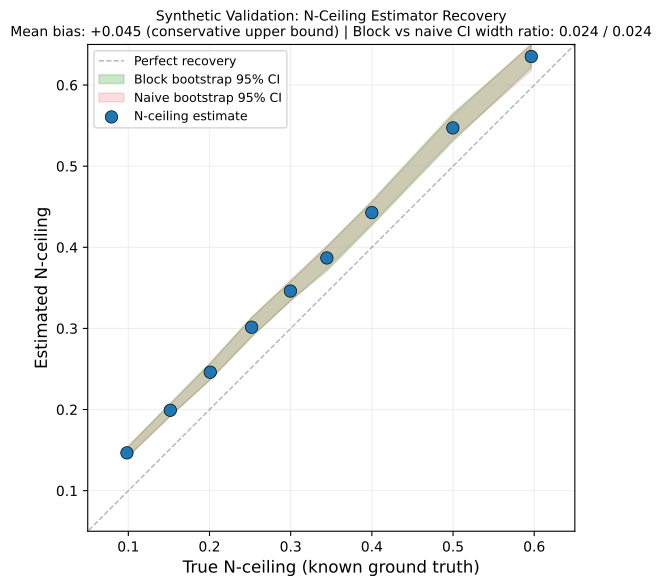

Write the Python code that produced this figure.
"""Figure 8: Synthetic N-ceiling validation.

Generates synthetic datasets with KNOWN ground-truth noise levels,
runs 3 model families, estimates N-ceiling with block bootstrap,
verifies CI contains truth.

Plot: estimated N-ceiling vs true N-ceiling with 95% CI bands.
Also: naive bootstrap CI for comparison (too narrow).
"""

import numpy as np
import matplotlib.pyplot as plt
from pathlib import Path
from sklearn.linear_model import Ridge
from sklearn.ensemble import GradientBoostingRegressor
from sklearn.neural_network import MLPRegressor
from sklearn.model_selection import KFold

OUTPUT = Path(__file__).parent / "fig8_synthetic_nceiling_validation.pdf"

N_SAMPLES = 10000
N_FEATURES = 32
N_BOOTSTRAP = 500
N_BLOCKS = 50  # synthetic "states"
SEED = 42


def generate_synthetic(n, d, noise_fraction, seed=42):
    """Generate synthetic data with known noise fraction.

    y = f(X) + epsilon, where Var(epsilon)/Var(y) = noise_fraction.
    """
    rng = np.random.RandomState(seed)

    # Correlated features
    cov = np.eye(d)
    for i in range(d):
        for j in range(d):
            if i != j:
                cov[i, j] = 0.3 ** abs(i - j)
    X = rng.multivariate_normal(np.zeros(d), cov, size=n)

    # Nonlinear signal: uses first 8 features
    signal = (
        2.0 * X[:, 0]
        + 1.5 * X[:, 1] ** 2
        - 1.0 * X[:, 2] * X[:, 3]
        + 0.8 * np.sin(X[:, 4] * np.pi)
        + 0.5 * X[:, 5]
        - 0.3 * X[:, 6] ** 3
        + 0.2 * np.abs(X[:, 7])
    )

    signal_var = np.var(signal)
    # noise_fraction = Var(eps) / Var(y) = Var(eps) / (Var(signal) + Var(eps))
    # So Var(eps) = noise_fraction * Var(signal) / (1 - noise_fraction)
    noise_var = noise_fraction * signal_var / (1 - noise_fraction)
    epsilon = rng.normal(0, np.sqrt(noise_var), size=n)

    y = signal + epsilon

    # Assign to synthetic blocks
    block_labels = np.array([f"block_{i % N_BLOCKS:02d}" for i in range(n)])
    # Shuffle to break ordering
    perm = rng.permutation(n)
    block_labels = block_labels[perm]
    X = X[perm]
    y = y[perm]

    actual_noise_frac = np.var(epsilon[perm]) / np.var(y)
    return X, y, block_labels, actual_noise_frac


def oof_r2(model_class, model_kwargs, X, y, n_folds=5, seed=42):
    """Compute OOF R-squared via k-fold cross-validation."""
    kf = KFold(n_splits=n_folds, shuffle=True, random_state=seed)
    oof_preds = np.zeros(len(y))

    for train_idx, val_idx in kf.split(X):
        model = model_class(**model_kwargs)
        model.fit(X[train_idx], y[train_idx])
        oof_preds[val_idx] = model.predict(X[val_idx])

    ss_res = np.sum((y - oof_preds) ** 2)
    ss_tot = np.sum((y - y.mean()) ** 2)
    return 1 - ss_res / ss_tot, oof_preds


def block_bootstrap_r2(y_true, y_pred, block_labels, n_boot=N_BOOTSTRAP, seed=SEED):
    """Block bootstrap R-squared CI."""
    rng = np.random.RandomState(seed)
    unique_blocks = np.unique(block_labels)
    n_blocks = len(unique_blocks)
    block_idx = {b: np.where(block_labels == b)[0] for b in unique_blocks}

    r2_boot = np.empty(n_boot)
    for b in range(n_boot):
        boot_blocks = rng.choice(unique_blocks, size=n_blocks, replace=True)
        idx = np.concatenate([block_idx[bl] for bl in boot_blocks])
        yt, yp = y_true[idx], y_pred[idx]
        ss_res = np.sum((yt - yp) ** 2)
        ss_tot = np.sum((yt - yt.mean()) ** 2)
        r2_boot[b] = 1 - ss_res / ss_tot if ss_tot > 0 else np.nan
    return r2_boot


def naive_bootstrap_r2(y_true, y_pred, n_boot=N_BOOTSTRAP, seed=SEED):
    """Naive (non-block) bootstrap R-squared CI."""
    rng = np.random.RandomState(seed)
    n = len(y_true)
    r2_boot = np.empty(n_boot)
    for b in range(n_boot):
        idx = rng.choice(n, size=n, replace=True)
        yt, yp = y_true[idx], y_pred[idx]
        ss_res = np.sum((yt - yp) ** 2)
        ss_tot = np.sum((yt - yt.mean()) ** 2)
        r2_boot[b] = 1 - ss_res / ss_tot if ss_tot > 0 else np.nan
    return r2_boot


def main():
    # Test at multiple noise levels
    true_noise_fractions = [0.10, 0.15, 0.20, 0.25, 0.30, 0.35, 0.40, 0.50, 0.60]

    models = {
        "Ridge": (Ridge, {"alpha": 1.0}),
        "GBDT": (GradientBoostingRegressor, {
            "n_estimators": 100, "max_depth": 4, "learning_rate": 0.1,
            "random_state": SEED, "subsample": 0.8,
        }),
        "MLP": (MLPRegressor, {
            "hidden_layer_sizes": (64, 32), "max_iter": 200,
            "random_state": SEED, "early_stopping": True,
            "validation_fraction": 0.1,
        }),
    }

    results = []

    for nf in true_noise_fractions:
        print(f"Noise fraction = {nf:.2f}...")
        X, y, blocks, actual_nf = generate_synthetic(
            N_SAMPLES, N_FEATURES, nf, seed=SEED + int(nf * 100)
        )

        best_r2 = -np.inf
        best_preds = None
        family_r2s = {}

        for name, (cls, kwargs) in models.items():
            r2, preds = oof_r2(cls, kwargs, X, y, seed=SEED)
            family_r2s[name] = r2
            if r2 > best_r2:
                best_r2 = r2
                best_preds = preds

        n_ceiling_est = 1 - best_r2
        n_ceiling_true = actual_nf

        # Block bootstrap CI on best family
        boot_r2 = block_bootstrap_r2(y, best_preds, blocks)
        boot_nceiling = 1 - boot_r2
        ci_lo = np.nanpercentile(boot_nceiling, 2.5)
        ci_hi = np.nanpercentile(boot_nceiling, 97.5)

        # Naive bootstrap for comparison
        naive_r2 = naive_bootstrap_r2(y, best_preds)
        naive_nceiling = 1 - naive_r2
        naive_lo = np.nanpercentile(naive_nceiling, 2.5)
        naive_hi = np.nanpercentile(naive_nceiling, 97.5)

        results.append({
            "true": n_ceiling_true,
            "est": n_ceiling_est,
            "block_ci_lo": ci_lo,
            "block_ci_hi": ci_hi,
            "naive_ci_lo": naive_lo,
            "naive_ci_hi": naive_hi,
            "family_r2": family_r2s,
        })

        in_ci = ci_lo <= n_ceiling_true <= ci_hi
        print(f"  True={n_ceiling_true:.3f} Est={n_ceiling_est:.3f} "
              f"BlockCI=[{ci_lo:.3f}, {ci_hi:.3f}] "
              f"NaiveCI=[{naive_lo:.3f}, {naive_hi:.3f}] "
              f"InCI={in_ci}")

    # --- Plot ---
    fig, ax = plt.subplots(figsize=(8, 6))

    trues = [r["true"] for r in results]
    ests = [r["est"] for r in results]
    block_lo = [r["block_ci_lo"] for r in results]
    block_hi = [r["block_ci_hi"] for r in results]
    naive_lo = [r["naive_ci_lo"] for r in results]
    naive_hi = [r["naive_ci_hi"] for r in results]

    # Perfect agreement line
    ax.plot([0, 0.7], [0, 0.7], "k--", alpha=0.3, linewidth=1, label="Perfect recovery")

    # Block bootstrap CI
    ax.fill_between(trues, block_lo, block_hi, alpha=0.25, color="#2ca02c",
                     label="Block bootstrap 95% CI")

    # Naive bootstrap CI (narrower — incorrect)
    ax.fill_between(trues, naive_lo, naive_hi, alpha=0.15, color="#d62728",
                     label="Naive bootstrap 95% CI")

    # Point estimates
    ax.scatter(trues, ests, c="#1f77b4", s=80, zorder=5, edgecolors="black",
               linewidths=0.5, label="N-ceiling estimate")

    # Check coverage
    coverage_block = sum(1 for r in results
                         if r["block_ci_lo"] <= r["true"] <= r["block_ci_hi"])
    coverage_naive = sum(1 for r in results
                         if r["naive_ci_lo"] <= r["true"] <= r["naive_ci_hi"])

    ax.set_xlabel("True N-ceiling (known ground truth)", fontsize=12)
    ax.set_ylabel("Estimated N-ceiling", fontsize=12)
    # Compute mean bias (conservative overestimate expected)
    mean_bias = np.mean([r["est"] - r["true"] for r in results])
    ax.set_title(
        f"Synthetic Validation: N-Ceiling Estimator Recovery\n"
        f"Mean bias: +{mean_bias:.3f} (conservative upper bound) | "
        f"Block vs naive CI width ratio: "
        f"{np.mean([r['block_ci_hi']-r['block_ci_lo'] for r in results]):.3f} / "
        f"{np.mean([r['naive_ci_hi']-r['naive_ci_lo'] for r in results]):.3f}",
        fontsize=10,
    )
    ax.legend(loc="upper left", fontsize=9)
    ax.set_xlim(0.05, 0.65)
    ax.set_ylim(0.05, 0.65)
    ax.set_aspect("equal")
    ax.grid(True, alpha=0.2)

    fig.tight_layout()
    fig.savefig(OUTPUT, dpi=300, bbox_inches="tight")
    fig.savefig(OUTPUT.with_suffix(".png"), dpi=300, bbox_inches="tight")
    print(f"\nSaved: {OUTPUT}")


if __name__ == "__main__":
    main()
